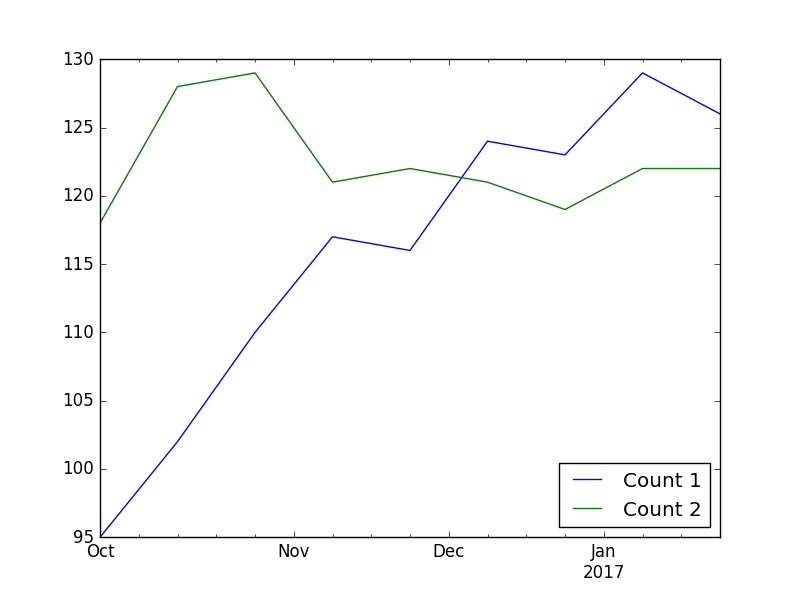

Python code for this plot:
# -*- coding: UTF-8 -*-
import numpy as np
import pandas as pd
import matplotlib.pyplot as plt

dates = pd.date_range('10-01-2016', periods=9, freq='2W-SUN')
print(dates)
# DatetimeIndex(['2016-10-02', '2016-10-16', '2016-10-30', '2016-11-13',
#                '2016-11-27', '2016-12-11', '2016-12-25', '2017-01-08',
#                '2017-01-22'],
#               dtype='datetime64[ns]', freq='2W-SUN')

print('----------------------------------------')
df = pd.DataFrame({'Count 1': 100 + np.random.randint(-5, 10, 9).cumsum(),
                   'Count 2': 120 + np.random.randint(-5, 10, 9)}, index=dates)
print(df)
#             Count 1  Count 2
# 2016-10-02      101      120
# 2016-10-16       96      120
# 2016-10-30      103      117
# 2016-11-13      101      120
# 2016-11-27      102      116
# 2016-12-11      107      127
# 2016-12-25      111      128
# 2017-01-08      119      126
# 2017-01-22      120      116

print('----------------------------------------')
print(df.index.weekday_name)
# ['Sunday' 'Sunday' 'Sunday' 'Sunday' 'Sunday' 'Sunday' 'Sunday' 'Sunday' 'Sunday']

print('----------------------------------------')
print(df.diff())
#             Count 1  Count 2
# 2016-10-02      NaN      NaN
# 2016-10-16     -5.0      0.0
# 2016-10-30      7.0     -3.0
# 2016-11-13     -2.0      3.0
# 2016-11-27      1.0     -4.0
# 2016-12-11      5.0     11.0
# 2016-12-25      4.0      1.0
# 2017-01-08      8.0     -2.0
# 2017-01-22      1.0    -10.0

print('----------------------------------------')
print(df.resample('M').mean())
#             Count 1  Count 2
# 2016-10-31    100.0    119.0
# 2016-11-30    101.5    118.0
# 2016-12-31    109.0    127.5
# 2017-01-31    119.5    121.0

print('----------------------------------------')
print(df['2017'])
#             Count 1  Count 2
# 2017-01-08      119      126
# 2017-01-22      120      116

print(df['2016-12'])
#             Count 1  Count 2
# 2016-12-11      107      127
# 2016-12-25      111      128

print(df['2016-12':])
#             Count 1  Count 2
# 2016-12-11      107      127
# 2016-12-25      111      128
# 2017-01-08      119      126
# 2017-01-22      120      116

print('----------------------------------------')
print(df.asfreq('W', method='ffill'))
#             Count 1  Count 2
# 2016-10-02      101      120
# 2016-10-09      101      120
# 2016-10-16       96      120
# 2016-10-23       96      120
# 2016-10-30      103      117
# 2016-11-06      103      117
# 2016-11-13      101      120
# 2016-11-20      101      120
# 2016-11-27      102      116
# 2016-12-04      102      116
# 2016-12-11      107      127
# 2016-12-18      107      127
# 2016-12-25      111      128
# 2017-01-01      111      128
# 2017-01-08      119      126
# 2017-01-15      119      126
# 2017-01-22      120      116

print('----------------------------------------')
df.plot()
plt.show()
